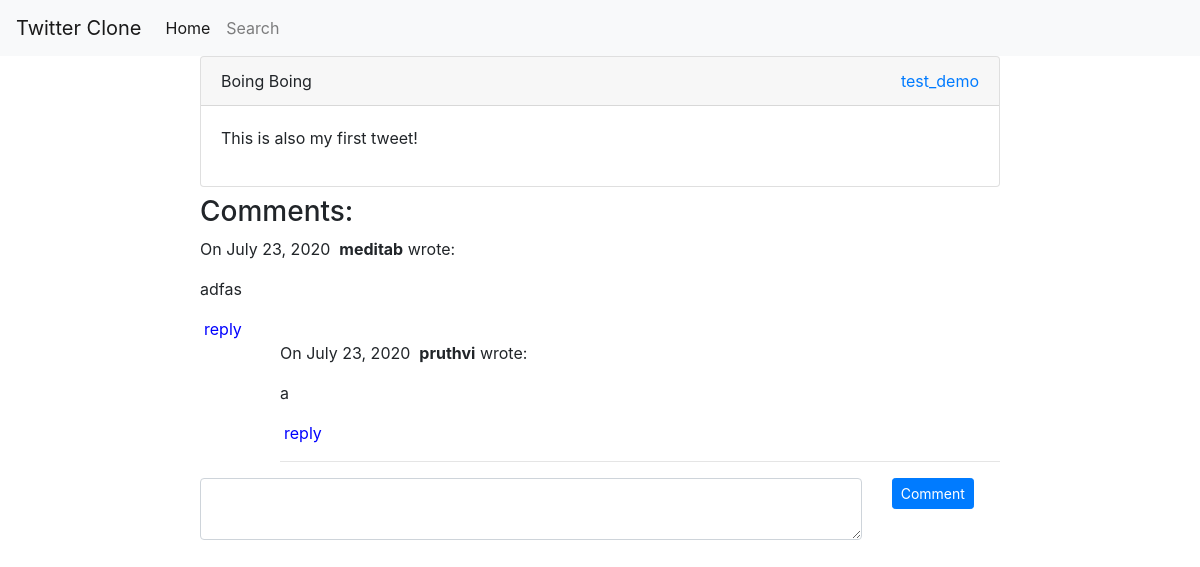
Page /post-detail/2 on the committed database.
### twitterapp/models.py (models this page shows, shortened)
class Post(models.Model):
    author = models.ForeignKey(Profile,on_delete=models.CASCADE,null=True)
    title = models.CharField(max_length=250,null=True)
    content = RichTextField()
    date_created = models.DateTimeField(auto_now_add=True)

class Profile(models.Model):
    id = models.UUIDField(primary_key=True,default=uuid.uuid4,editable=False)
    user = models.OneToOneField(User,on_delete=models.CASCADE,null=True)
    bio = models.TextField(max_length=500, blank=True)
    location = models.CharField(max_length=30, blank=True)
    birth_date = models.DateField(null=True, blank=True)
    profile_image = models.ImageField(upload_to='images/',null=True,blank=True)
    followers = models.ManyToManyField(Following,related_name='profiles')
    mode = models.CharField(max_length=50,choices=[('public','Public'),('private','Private')],default='public')

class Comments(models.Model):
    user = models.ForeignKey(User,on_delete=models.CASCADE,null=True)
    post = models.ForeignKey(Post,on_delete=models.CASCADE,null=True)
    comment = models.TextField(max_length=2000,null=True)
    parent_comment = models.ForeignKey('Comments',on_delete=models.CASCADE,null=True,blank=True)
    date_created = models.DateTimeField(auto_now_add=True)

### twitterapp/views.py (the view, shortened to what this page needs)
# urls.py: path('post-detail/<int:pk>',views.postDetailView,name='post-detail'),
def postDetailView(request,pk):
    post = Post.objects.get(pk=pk)
    comments = post.comments_set.filter(parent_comment__isnull=True).order_by('-date_created')
    form = CommentForm()
    return render(request,'post-detail.html',
        {'post':post,
        'comments':comments,
        'form':form})

### twitterapp/forms.py
class CommentForm(forms.ModelForm):
    class Meta:
        model = Comments
        fields = ('comment',)
        widgets = {
            'comment':forms.Textarea(attrs={'cols':7,'rows':2,'class':'form-control'})
        }

### twitterapp/templates/post-detail.html (shortened to what this page needs)
{% extends 'main.html' %}
{% block content %}
{% load crispy_forms_tags %}
<div class="row">
    <div style="width: 800px;margin: 0 auto;">
        <div class="card mb-2">
            <div class="card-header">
                {{post.title}}
                <a style="float: right;"
                    href="{% url 'visit-profile' post.author.id %}">{{post.author.user.username}}</a>
            </div>
            <div class="card-body">
                {{post.content|safe}}
            </div>
        </div>
        <div id="comments">
            <h3>Comments:</h3>
            {% for comment in comments %}
            <div class='comment-body'>
                <p>
                    On {{comment.date_created.date }}&nbsp;
                    <b>{{ comment.user.username }}</b> wrote:
                </p>
                <p>{{ comment.comment }}</p>
                {% if comment.user == request.user %}
                <span><a href="#" data-target="{{comment.id}}" class="delete" style="color:red">delete</a></span>
                {% else %}
                <span><a href="#" id="{{comment.id}}" class="reply mx-1" style="color: blue;">reply</a></span>
                {% endif %}
                <div style="padding-left:5em">
                    {% for reply in comment.comments_set.all %}
                    <div class='comment-body'>
                        <p>
                            On {{reply.date_created.date }}&nbsp;
                            <b>{{ reply.user.username }}</b> wrote:
                        </p>
                        <p>{{ reply.comment }}</p>
                        {% if reply.user == request.user %}
                        <span><a href="#" data-target="{{reply.id}}" class="delete" style="color:red">delete</a></span>
                        {% else %}
                        <span><a href="#" id="{{comment.id}}" class="reply mx-1" style="color: blue;">reply</a></span>
                        {% endif %}
                        {% endfor %}
                    </div>
                    <hr>
                </div>
            </div>
            {% endfor %}
        </div>
    </div>
    <br>
    <div style="width: 800px;margin: 0 auto;">
        <form id="form" action="" method="post">
            <div class="row">
                <div class="col-sm-10">
                    {{form.comment}}
                </div>
                <div class="col-sm-2">
                    <button type="submit" class="btn btn-sm btn-primary">Comment</button>
                </div>
            </div>
        </form>
    </div>
</div>
{% endblock %}

### rows in the picture
Post: title "Boing Boing", author.user.username "test_demo", content "This is also my first tweet!"
Comments: date_created "July 23, 2020", user.username "meditab", comment "adfas"
Comments: date_created "July 23, 2020", user.username "pruthvi", comment "a"
